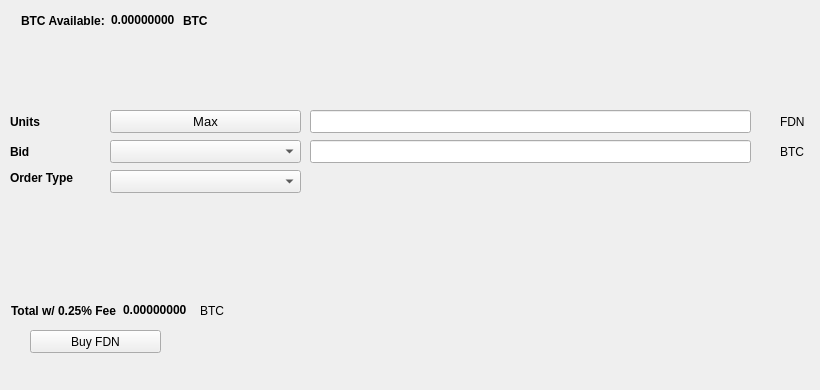
   <widget class="QWidget" name="BuyTab">
    <attribute name="title">
     <string>Buy</string>
    </attribute>
    <widget class="QPushButton" name="BuyFDN">
     <property name="geometry">
      <rect>
       <x>30</x>
       <y>330</y>
       <width>131</width>
       <height>23</height>
      </rect>
     </property>
     <property name="text">
      <string>Buy FDN</string>
     </property>
     <property name="icon">
      <iconset resource="../fundin.qrc">
       <normaloff>:/icons/bitcoin</normaloff>:/icons/bitcoin</iconset>
     </property>
    </widget>
    <widget class="QLabel" name="label_3">
     <property name="geometry">
      <rect>
       <x>10</x>
       <y>110</y>
       <width>46</width>
       <height>23</height>
      </rect>
     </property>
     <property name="font">
      <font>
       <weight>75</weight>
       <bold>true</bold>
      </font>
     </property>
     <property name="text">
      <string>Units</string>
     </property>
    </widget>
    <widget class="QLineEdit" name="UnitsInput">
     <property name="geometry">
      <rect>
       <x>310</x>
       <y>110</y>
       <width>441</width>
       <height>23</height>
      </rect>
     </property>
     <property name="font">
      <font>
       <pointsize>9</pointsize>
       <weight>75</weight>
       <bold>true</bold>
      </font>
     </property>
    </widget>
    <widget class="QLineEdit" name="BuyBidPriceEdit">
     <property name="geometry">
      <rect>
       <x>310</x>
       <y>140</y>
       <width>441</width>
       <height>23</height>
      </rect>
     </property>
     <property name="font">
      <font>
       <pointsize>9</pointsize>
       <weight>75</weight>
       <bold>true</bold>
      </font>
     </property>
    </widget>
    <widget class="QLabel" name="label_4">
     <property name="geometry">
      <rect>
       <x>780</x>
       <y>110</y>
       <width>31</width>
       <height>23</height>
      </rect>
     </property>
     <property name="text">
      <string>FDN</string>
     </property>
    </widget>
    <widget class="QLabel" name="label_5">
     <property name="geometry">
      <rect>
       <x>780</x>
       <y>140</y>
       <width>31</width>
       <height>23</height>
      </rect>
     </property>
     <property name="text">
      <string>BTC</string>
     </property>
    </widget>
    <widget class="QLabel" name="label_6">
     <property name="geometry">
      <rect>
       <x>10</x>
       <y>140</y>
       <width>46</width>
       <height>23</height>
      </rect>
     </property>
     <property name="font">
      <font>
       <weight>75</weight>
       <bold>true</bold>
      </font>
     </property>
     <property name="text">
      <string>Bid</string>
     </property>
    </widget>
    <widget class="QLabel" name="label_7">
     <property name="geometry">
      <rect>
       <x>10</x>
       <y>170</y>
       <width>91</width>
       <height>16</height>
      </rect>
     </property>
     <property name="font">
      <font>
       <weight>75</weight>
       <bold>true</bold>
      </font>
     </property>
     <property name="text">
      <string>Order Type</string>
     </property>
    </widget>
    <widget class="QPushButton" name="Buy_Max_Amount">
     <property name="geometry">
      <rect>
       <x>110</x>
       <y>110</y>
       <width>191</width>
       <height>23</height>
      </rect>
     </property>
     <property name="font">
      <font>
       <pointsize>10</pointsize>
      </font>
     </property>
     <property name="text">
      <string>Max</string>
     </property>
    </widget>
    <widget class="QComboBox" name="BuyBidcomboBox">
     <property name="geometry">
      <rect>
       <x>110</x>
       <y>140</y>
       <width>191</width>
       <height>23</height>
      </rect>
     </property>
     <property name="font">
      <font>
       <pointsize>10</pointsize>
      </font>
     </property>
    </widget>
    <widget class="QComboBox" name="buyOrdertypeCombo">
     <property name="geometry">
      <rect>
       <x>110</x>
       <y>170</y>
       <width>191</width>
       <height>23</height>
      </rect>
     </property>
     <property name="font">
      <font>
       <pointsize>10</pointsize>
      </font>
     </property>
    </widget>
    <widget class="QWidget" name="layoutWidget1">
     <property name="geometry">
      <rect>
       <x>21</x>
       <y>11</y>
       <width>227</width>
       <height>19</height>
      </rect>
     </property>
     <layout class="QHBoxLayout" name="horizontalLayout_3">
      <item>
       <widget class="QLabel" name="label232">
        <property name="font">
         <font>
          <weight>75</weight>
          <bold>true</bold>
         </font>
        </property>
        <property name="text">
         <string>BTC Available:</string>
        </property>
       </widget>
      </item>
      <item>
       <widget class="QLabel" name="BtcAvailableLbl">
        <property name="palette">
         <palette>
          <active>
           <colorrole role="WindowText">
            <brush brushstyle="SolidPattern">
             <color alpha="255">
              <red>0</red>
              <green>0</green>
              <blue>0</blue>
             </color>
            </brush>
           </colorrole>
           <colorrole role="Button">
            <brush brushstyle="SolidPattern">
             <color alpha="255">
              <red>0</red>
              <green>170</green>
              <blue>0</blue>
             </color>
            </brush>
           </colorrole>
           <colorrole role="Light">
            <brush brushstyle="SolidPattern">
             <color alpha="255">
              <red>0</red>
              <green>255</green>
              <blue>0</blue>
             </color>
            </brush>
           </colorrole>
           <colorrole role="Midlight">
            <brush brushstyle="SolidPattern">
             <color alpha="255">
              <red>0</red>
              <green>212</green>
              <blue>0</blue>
             </color>
            </brush>
           </colorrole>
           <colorrole role="Dark">
            <brush brushstyle="SolidPattern">
             <color alpha="255">
              <red>0</red>
              <green>85</green>
              <blue>0</blue>
             </color>
            </brush>
           </colorrole>
           <colorrole role="Mid">
            <brush brushstyle="SolidPattern">
             <color alpha="255">
              <red>0</red>
              <green>113</green>
              <blue>0</blue>
             </color>
            </brush>
           </colorrole>
           <colorrole role="Text">
            <brush brushstyle="SolidPattern">
             <color alpha="255">
              <red>0</red>
              <green>170</green>
              <blue>0</blue>
             </color>
            </brush>
           </colorrole>
           <colorrole role="BrightText">
            <brush brushstyle="SolidPattern">
             <color alpha="255">
              <red>255</red>
              <green>255</green>
              <blue>255</blue>
             </color>
            </brush>
           </colorrole>
           <colorrole role="ButtonText">
            <brush brushstyle="SolidPattern">
             <color alpha="255">
              <red>0</red>
              <green>0</green>
              <blue>0</blue>
             </color>
            </brush>
           </colorrole>
           <colorrole role="Base">
            <brush brushstyle="SolidPattern">
             <color alpha="255">
              <red>255</red>
              <green>255</green>
              <blue>255</blue>
             </color>
            </brush>
           </colorrole>
           <colorrole role="Window">
            <brush brushstyle="SolidPattern">
             <color alpha="255">
              <red>0</red>
              <green>170</green>
              <blue>0</blue>
             </color>
            </brush>
           </colorrole>
           <colorrole role="Shadow">
            <brush brushstyle="SolidPattern">
             <color alpha="255">
              <red>0</red>
              <green>0</green>
              <blue>0</blue>
             </color>
            </brush>
           </colorrole>
           <colorrole role="AlternateBase">
            <brush brushstyle="SolidPattern">
             <color alpha="255">
              <red>127</red>
              <green>212</green>
              <blue>127</blue>
             </color>
            </brush>
           </colorrole>
           <colorrole role="ToolTipBase">
            <brush brushstyle="SolidPattern">
             <color alpha="255">
              <red>255</red>
              <green>255</green>
              <blue>220</blue>
             </color>
            </brush>
           </colorrole>
           <colorrole role="ToolTipText">
            <brush brushstyle="SolidPattern">
             <color alpha="255">
              <red>0</red>
              <green>0</green>
              <blue>0</blue>
             </color>
            </brush>
           </colorrole>
          </active>
          <inactive>
           <colorrole role="WindowText">
            <brush brushstyle="SolidPattern">
             <color alpha="255">
              <red>0</red>
              <green>0</green>
              <blue>0</blue>
             </color>
            </brush>
           </colorrole>
           <colorrole role="Button">
            <brush brushstyle="SolidPattern">
             <color alpha="255">
              <red>0</red>
              <green>170</green>
              <blue>0</blue>
             </color>
            </brush>
           </colorrole>
           <colorrole role="Light">
            <brush brushstyle="SolidPattern">
             <color alpha="255">
              <red>0</red>
              <green>255</green>
              <blue>0</blue>
             </color>
            </brush>
           </colorrole>
           <colorrole role="Midlight">
            <brush brushstyle="SolidPattern">
             <color alpha="255">
              <red>0</red>
              <green>212</green>
              <blue>0</blue>
             </color>
            </brush>
           </colorrole>
           <colorrole role="Dark">
            <brush brushstyle="SolidPattern">
             <color alpha="255">
              <red>0</red>
              <green>85</green>
              <blue>0</blue>
             </color>
            </brush>
           </colorrole>
           <colorrole role="Mid">
            <brush brushstyle="SolidPattern">
             <color alpha="255">
              <red>0</red>
              <green>113</green>
              <blue>0</blue>
             </color>
            </brush>
           </colorrole>
           <colorrole role="Text">
            <brush brushstyle="SolidPattern">
             <color alpha="255">
              <red>0</red>
              <green>170</green>
              <blue>0</blue>
             </color>
            </brush>
           </colorrole>
           <colorrole role="BrightText">
            <brush brushstyle="SolidPattern">
             <color alpha="255">
              <red>255</red>
              <green>255</green>
              <blue>255</blue>
             </color>
            </brush>
           </colorrole>
           <colorrole role="ButtonText">
            <brush brushstyle="SolidPattern">
             <color alpha="255">
              <red>0</red>
              <green>0</green>
              <blue>0</blue>
             </color>
            </brush>
           </colorrole>
           <colorrole role="Base">
            <brush brushstyle="SolidPattern">
             <color alpha="255">
              <red>255</red>
              <green>255</green>
              <blue>255</blue>
             </color>
            </brush>
           </colorrole>
           <colorrole role="Window">
            <brush brushstyle="SolidPattern">
             <color alpha="255">
              <red>0</red>
              <green>170</green>
              <blue>0</blue>
             </color>
            </brush>
           </colorrole>
           <colorrole role="Shadow">
            <brush brushstyle="SolidPattern">
             <color alpha="255">
              <red>0</red>
              <green>0</green>
              <blue>0</blue>
             </color>
            </brush>
           </colorrole>
           <colorrole role="AlternateBase">
            <brush brushstyle="SolidPattern">
             <color alpha="255">
              <red>127</red>
              <green>212</green>
              <blue>127</blue>
             </color>
            </brush>
           </colorrole>
           <colorrole role="ToolTipBase">
            <brush brushstyle="SolidPattern">
             <color alpha="255">
              <red>255</red>
              <green>255</green>
              <blue>220</blue>
             </color>
            </brush>
           </colorrole>
           <colorrole role="ToolTipText">
            <brush brushstyle="SolidPattern">
             <color alpha="255">
              <red>0</red>
              <green>0</green>
              <blue>0</blue>
             </color>
            </brush>
           </colorrole>
          </inactive>
          <disabled>
           <colorrole role="WindowText">
            <brush brushstyle="SolidPattern">
             <color alpha="255">
              <red>0</red>
              <green>85</green>
              <blue>0</blue>
             </color>
            </brush>
           </colorrole>
           <colorrole role="Button">
            <brush brushstyle="SolidPattern">
             <color alpha="255">
              <red>0</red>
              <green>170</green>
              <blue>0</blue>
             </color>
            </brush>
           </colorrole>
           <colorrole role="Light">
            <brush brushstyle="SolidPattern">
             <color alpha="255">
              <red>0</red>
              <green>255</green>
              <blue>0</blue>
             </color>
            </brush>
           </colorrole>
           <colorrole role="Midlight">
            <brush brushstyle="SolidPattern">
             <color alpha="255">
              <red>0</red>
              <green>212</green>
              <blue>0</blue>
             </color>
            </brush>
           </colorrole>
           <colorrole role="Dark">
            <brush brushstyle="SolidPattern">
             <color alpha="255">
              <red>0</red>
              <green>85</green>
              <blue>0</blue>
             </color>
            </brush>
           </colorrole>
           <colorrole role="Mid">
            <brush brushstyle="SolidPattern">
             <color alpha="255">
              <red>0</red>
              <green>113</green>
              <blue>0</blue>
             </color>
            </brush>
           </colorrole>
           <colorrole role="Text">
            <brush brushstyle="SolidPattern">
             <color alpha="255">
              <red>0</red>
              <green>85</green>
              <blue>0</blue>
             </color>
            </brush>
           </colorrole>
           <colorrole role="BrightText">
            <brush brushstyle="SolidPattern">
             <color alpha="255">
              <red>255</red>
              <green>255</green>
              <blue>255</blue>
             </color>
            </brush>
           </colorrole>
           <colorrole role="ButtonText">
            <brush brushstyle="SolidPattern">
             <color alpha="255">
              <red>0</red>
              <green>85</green>
              <blue>0</blue>
             </color>
            </brush>
           </colorrole>
           <colorrole role="Base">
            <brush brushstyle="SolidPattern">
             <color alpha="255">
              <red>0</red>
              <green>170</green>
              <blue>0</blue>
             </color>
            </brush>
           </colorrole>
           <colorrole role="Window">
            <brush brushstyle="SolidPattern">
             <color alpha="255">
              <red>0</red>
              <green>170</green>
              <blue>0</blue>
             </color>
            </brush>
           </colorrole>
           <colorrole role="Shadow">
            <brush brushstyle="SolidPattern">
             <color alpha="255">
              <red>0</red>
              <green>0</green>
              <blue>0</blue>
             </color>
            </brush>
           </colorrole>
           <colorrole role="AlternateBase">
            <brush brushstyle="SolidPattern">
             <color alpha="255">
              <red>0</red>
              <green>170</green>
              <blue>0</blue>
             </color>
            </brush>
           </colorrole>
           <colorrole role="ToolTipBase">
            <brush brushstyle="SolidPattern">
             <color alpha="255">
              <red>255</red>
              <green>255</green>
              <blue>220</blue>
             </color>
            </brush>
           </colorrole>
           <colorrole role="ToolTipText">
            <brush brushstyle="SolidPattern">
             <color alpha="255">
              <red>0</red>
              <green>0</green>
              <blue>0</blue>
             </color>
            </brush>
           </colorrole>
          </disabled>
         </palette>
        </property>
        <property name="font">
         <font>
          <weight>75</weight>
          <bold>true</bold>
         </font>
        </property>
        <property name="text">
         <string>0.00000000</string>
        </property>
        <property name="textInteractionFlags">
         <set>Qt::LinksAccessibleByMouse|Qt::TextSelectableByKeyboard|Qt::TextSelectableByMouse</set>
        </property>
       </widget>
      </item>
      <item>
       <widget class="QLabel" name="BtcAvailableLbl_2">
        <property name="font">
         <font>
          <weight>75</weight>
          <bold>true</bold>
         </font>
        </property>
        <property name="text">
         <string>BTC</string>
        </property>
       </widget>
      </item>
     </layout>
    </widget>
    <widget class="QWidget" name="layoutWidge2">
     <property name="geometry">
      <rect>
       <x>11</x>
       <y>301</y>
       <width>259</width>
       <height>19</height>
      </rect>
     </property>
     <layout class="QHBoxLayout" name="horizontalLayout_4">
      <item>
       <widget class="QLabel" name="label_9">
        <property name="font">
         <font>
          <weight>75</weight>
          <bold>true</bold>
         </font>
        </property>
        <property name="text">
         <string>Total w/ 0.25% Fee</string>
        </property>
       </widget>
      </item>
      <item>
       <widget class="QLabel" name="BuyCostLabel">
        <property name="palette">
         <palette>
          <active>
           <colorrole role="WindowText">
            <brush brushstyle="SolidPattern">
             <color alpha="255">
              <red>0</red>
              <green>0</green>
              <blue>0</blue>
             </color>
            </brush>
           </colorrole>
           <colorrole role="Button">
            <brush brushstyle="SolidPattern">
             <color alpha="255">
              <red>0</red>
              <green>170</green>
              <blue>0</blue>
             </color>
            </brush>
           </colorrole>
           <colorrole role="Light">
            <brush brushstyle="SolidPattern">
             <color alpha="255">
              <red>0</red>
              <green>255</green>
              <blue>0</blue>
             </color>
            </brush>
           </colorrole>
           <colorrole role="Midlight">
            <brush brushstyle="SolidPattern">
             <color alpha="255">
              <red>0</red>
              <green>212</green>
              <blue>0</blue>
             </color>
            </brush>
           </colorrole>
           <colorrole role="Dark">
            <brush brushstyle="SolidPattern">
             <color alpha="255">
              <red>0</red>
              <green>85</green>
              <blue>0</blue>
             </color>
            </brush>
           </colorrole>
           <colorrole role="Mid">
            <brush brushstyle="SolidPattern">
             <color alpha="255">
              <red>0</red>
              <green>113</green>
              <blue>0</blue>
             </color>
            </brush>
           </colorrole>
           <colorrole role="Text">
            <brush brushstyle="SolidPattern">
             <color alpha="255">
              <red>0</red>
              <green>170</green>
              <blue>0</blue>
             </color>
            </brush>
           </colorrole>
           <colorrole role="BrightText">
            <brush brushstyle="SolidPattern">
             <color alpha="255">
              <red>255</red>
              <green>255</green>
              <blue>255</blue>
             </color>
            </brush>
           </colorrole>
           <colorrole role="ButtonText">
            <brush brushstyle="SolidPattern">
             <color alpha="255">
              <red>0</red>
              <green>0</green>
              <blue>0</blue>
             </color>
            </brush>
           </colorrole>
           <colorrole role="Base">
            <brush brushstyle="SolidPattern">
             <color alpha="255">
              <red>255</red>
              <green>255</green>
              <blue>255</blue>
             </color>
            </brush>
           </colorrole>
           <colorrole role="Window">
            <brush brushstyle="SolidPattern">
             <color alpha="255">
              <red>0</red>
              <green>170</green>
              <blue>0</blue>
             </color>
            </brush>
           </colorrole>
           <colorrole role="Shadow">
            <brush brushstyle="SolidPattern">
             <color alpha="255">
              <red>0</red>
              <green>0</green>
              <blue>0</blue>
             </color>
            </brush>
           </colorrole>
           <colorrole role="AlternateBase">
            <brush brushstyle="SolidPattern">
             <color alpha="255">
              <red>127</red>
              <green>212</green>
              <blue>127</blue>
             </color>
            </brush>
           </colorrole>
           <colorrole role="ToolTipBase">
            <brush brushstyle="SolidPattern">
             <color alpha="255">
              <red>255</red>
              <green>255</green>
              <blue>220</blue>
             </color>
            </brush>
           </colorrole>
           <colorrole role="ToolTipText">
            <brush brushstyle="SolidPattern">
             <color alpha="255">
              <red>0</red>
              <green>0</green>
              <blue>0</blue>
             </color>
            </brush>
           </colorrole>
          </active>
          <inactive>
           <colorrole role="WindowText">
            <brush brushstyle="SolidPattern">
             <color alpha="255">
              <red>0</red>
              <green>0</green>
              <blue>0</blue>
             </color>
            </brush>
           </colorrole>
           <colorrole role="Button">
            <brush brushstyle="SolidPattern">
             <color alpha="255">
              <red>0</red>
              <green>170</green>
              <blue>0</blue>
             </color>
            </brush>
           </colorrole>
           <colorrole role="Light">
            <brush brushstyle="SolidPattern">
             <color alpha="255">
              <red>0</red>
              <green>255</green>
              <blue>0</blue>
             </color>
            </brush>
           </colorrole>
           <colorrole role="Midlight">
            <brush brushstyle="SolidPattern">
             <color alpha="255">
              <red>0</red>
              <green>212</green>
              <blue>0</blue>
             </color>
            </brush>
           </colorrole>
           <colorrole role="Dark">
            <brush brushstyle="SolidPattern">
             <color alpha="255">
              <red>0</red>
              <green>85</green>
              <blue>0</blue>
             </color>
            </brush>
           </colorrole>
           <colorrole role="Mid">
            <brush brushstyle="SolidPattern">
             <color alpha="255">
              <red>0</red>
              <green>113</green>
              <blue>0</blue>
             </color>
            </brush>
           </colorrole>
           <colorrole role="Text">
            <brush brushstyle="SolidPattern">
             <color alpha="255">
              <red>0</red>
              <green>170</green>
              <blue>0</blue>
             </color>
            </brush>
           </colorrole>
           <colorrole role="BrightText">
            <brush brushstyle="SolidPattern">
             <color alpha="255">
              <red>255</red>
              <green>255</green>
              <blue>255</blue>
             </color>
            </brush>
           </colorrole>
           <colorrole role="ButtonText">
            <brush brushstyle="SolidPattern">
             <color alpha="255">
              <red>0</red>
              <green>0</green>
              <blue>0</blue>
             </color>
            </brush>
           </colorrole>
           <colorrole role="Base">
            <brush brushstyle="SolidPattern">
             <color alpha="255">
              <red>255</red>
              <green>255</green>
              <blue>255</blue>
             </color>
            </brush>
           </colorrole>
           <colorrole role="Window">
            <brush brushstyle="SolidPattern">
             <color alpha="255">
              <red>0</red>
              <green>170</green>
              <blue>0</blue>
             </color>
            </brush>
           </colorrole>
           <colorrole role="Shadow">
            <brush brushstyle="SolidPattern">
             <color alpha="255">
              <red>0</red>
              <green>0</green>
              <blue>0</blue>
             </color>
            </brush>
           </colorrole>
           <colorrole role="AlternateBase">
            <brush brushstyle="SolidPattern">
             <color alpha="255">
              <red>127</red>
              <green>212</green>
              <blue>127</blue>
             </color>
            </brush>
           </colorrole>
           <colorrole role="ToolTipBase">
            <brush brushstyle="SolidPattern">
             <color alpha="255">
              <red>255</red>
              <green>255</green>
              <blue>220</blue>
             </color>
            </brush>
           </colorrole>
           <colorrole role="ToolTipText">
            <brush brushstyle="SolidPattern">
             <color alpha="255">
              <red>0</red>
              <green>0</green>
              <blue>0</blue>
             </color>
            </brush>
           </colorrole>
          </inactive>
          <disabled>
           <colorrole role="WindowText">
            <brush brushstyle="SolidPattern">
             <color alpha="255">
              <red>0</red>
              <green>85</green>
              <blue>0</blue>
             </color>
            </brush>
           </colorrole>
           <colorrole role="Button">
            <brush brushstyle="SolidPattern">
             <color alpha="255">
              <red>0</red>
              <green>170</green>
              <blue>0</blue>
             </color>
            </brush>
           </colorrole>
           <colorrole role="Light">
            <brush brushstyle="SolidPattern">
             <color alpha="255">
              <red>0</red>
              <green>255</green>
              <blue>0</blue>
             </color>
            </brush>
           </colorrole>
           <colorrole role="Midlight">
            <brush brushstyle="SolidPattern">
             <color alpha="255">
              <red>0</red>
              <green>212</green>
              <blue>0</blue>
             </color>
            </brush>
           </colorrole>
           <colorrole role="Dark">
            <brush brushstyle="SolidPattern">
             <color alpha="255">
              <red>0</red>
              <green>85</green>
              <blue>0</blue>
             </color>
            </brush>
           </colorrole>
           <colorrole role="Mid">
            <brush brushstyle="SolidPattern">
             <color alpha="255">
              <red>0</red>
              <green>113</green>
              <blue>0</blue>
             </color>
            </brush>
           </colorrole>
           <colorrole role="Text">
            <brush brushstyle="SolidPattern">
             <color alpha="255">
              <red>0</red>
              <green>85</green>
              <blue>0</blue>
             </color>
            </brush>
           </colorrole>
           <colorrole role="BrightText">
            <brush brushstyle="SolidPattern">
             <color alpha="255">
              <red>255</red>
              <green>255</green>
              <blue>255</blue>
             </color>
            </brush>
           </colorrole>
           <colorrole role="ButtonText">
            <brush brushstyle="SolidPattern">
             <color alpha="255">
              <red>0</red>
              <green>85</green>
              <blue>0</blue>
             </color>
            </brush>
           </colorrole>
           <colorrole role="Base">
            <brush brushstyle="SolidPattern">
             <color alpha="255">
              <red>0</red>
              <green>170</green>
              <blue>0</blue>
             </color>
            </brush>
           </colorrole>
           <colorrole role="Window">
            <brush brushstyle="SolidPattern">
             <color alpha="255">
              <red>0</red>
              <green>170</green>
              <blue>0</blue>
             </color>
            </brush>
           </colorrole>
           <colorrole role="Shadow">
            <brush brushstyle="SolidPattern">
             <color alpha="255">
              <red>0</red>
              <green>0</green>
              <blue>0</blue>
             </color>
            </brush>
           </colorrole>
           <colorrole role="AlternateBase">
            <brush brushstyle="SolidPattern">
             <color alpha="255">
              <red>0</red>
              <green>170</green>
              <blue>0</blue>
             </color>
            </brush>
           </colorrole>
           <colorrole role="ToolTipBase">
            <brush brushstyle="SolidPattern">
             <color alpha="255">
              <red>255</red>
              <green>255</green>
              <blue>220</blue>
             </color>
            </brush>
           </colorrole>
           <colorrole role="ToolTipText">
            <brush brushstyle="SolidPattern">
             <color alpha="255">
              <red>0</red>
              <green>0</green>
              <blue>0</blue>
             </color>
            </brush>
           </colorrole>
          </disabled>
         </palette>
        </property>
        <property name="font">
         <font>
          <weight>75</weight>
          <bold>true</bold>
         </font>
        </property>
        <property name="autoFillBackground">
         <bool>false</bool>
        </property>
        <property name="text">
         <string>0.00000000</string>
        </property>
        <property name="textInteractionFlags">
         <set>Qt::LinksAccessibleByMouse|Qt::TextSelectableByMouse</set>
        </property>
       </widget>
      </item>
      <item>
       <widget class="QLabel" name="label_10">
        <property name="font">
         <font>
          <weight>50</weight>
          <bold>false</bold>
         </font>
        </property>
        <property name="text">
         <string>BTC</string>
        </property>
       </widget>
      </item>
     </layout>
    </widget>
    <widget class="QLabel" name="label_24">
     <property name="geometry">
      <rect>
       <x>460</x>
       <y>300</y>
       <width>281</width>
       <height>81</height>
      </rect>
     </property>
     <property name="text">
      <string/>
     </property>
     <property name="pixmap">
      <pixmap>:/images/bittrex</pixmap>
     </property>
    </widget>
   </widget>
